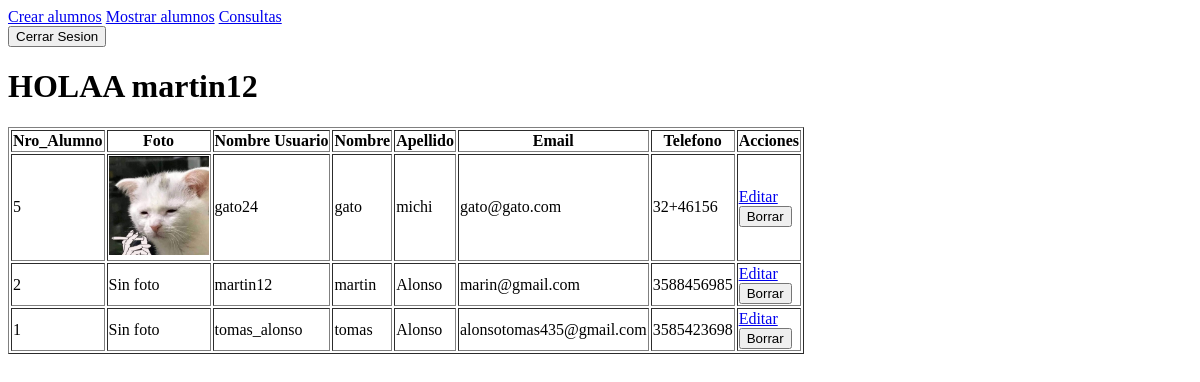
The page /alumno/ (signed in) on the database as committed earlier.
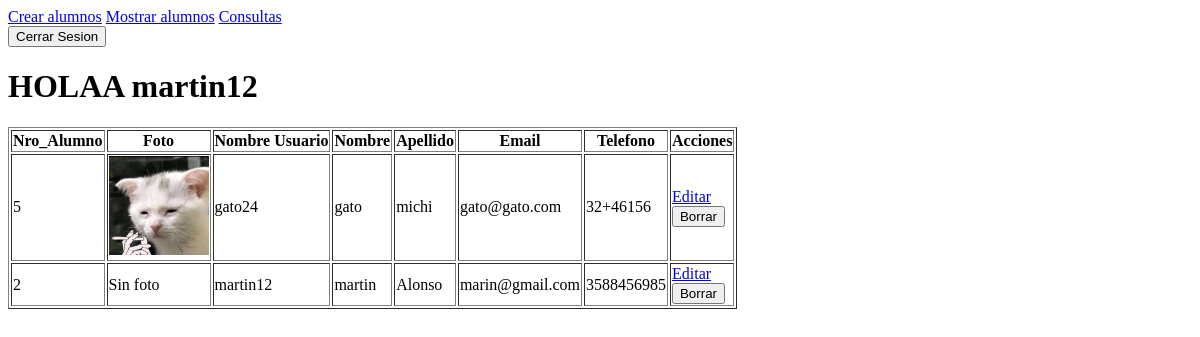
The same page on the database as committed later.
### alumnos/models.py (models this page shows, shortened)
class Alumno(models.Model):
    persona=models.OneToOneField(Persona, on_delete=models.CASCADE)
    nro_alumno = models.CharField(max_length=10)
    activo = models.BooleanField(default=True)

class Persona(models.Model):
    user = models.OneToOneField(User, on_delete=models.CASCADE)
    telefono = models.CharField(max_length=20)
    direccion = models.CharField(max_length=100)
    activo = models.BooleanField(default=True)
    imagen = models.ImageField(upload_to='card_image/', null=True, blank=True)

### alumnos/views.py (the view)
# urls.py: path("", views.get_alumnos, name="alumnos"),
@login_required
def get_alumnos(request):
    alumnos = Alumno.objects.filter(activo = True).order_by("-id")
    contexto = {"alumnos":alumnos}
    return render(request, "alumnos/alumnos.html", contexto)

### alumnos/templates/alumnos/alumnos.html (shortened to what this page needs)
{% extends 'alumnos/base.html'%}
{%block body%}
<h1>HOLAA {{user.username}}</h1>
    <table border="1">
    <thead>
        <tr>
            <th>Nro_Alumno</th>
            <th>Foto</th>
            <th>Nombre Usuario</th>
            <th>Nombre</th>
            <th>Apellido</th>
            <th>Email</th>
            <th>Telefono</th>
            <th>Acciones</th>
        </tr>
    </thead>
    <tbody>
        {% for alumno in alumnos %}
        <tr>
            <td>{{alumno.nro_alumno}}</td>
            <td>
                {% if alumno.persona.imagen %}
                    <img src="{{alumno.persona.imagen.url}}" alt="imagen {{alumno.persona.imagen}}" width="100px">
                {%else%}
                    Sin foto
                {% endif %}
            </td>
            <td>{{alumno.persona.user.username}}</td>
            <td>{{alumno.persona.user.first_name}}</td>
            <td>{{alumno.persona.user.last_name}}</td>
            <td>{{alumno.persona.user.email}}</td>
            <td>{{alumno.persona.telefono}}</td>
            <td>
                <a href="{%url 'editar_alumno' alumno.id %}">Editar</a>
                <form method="post"  action="{% url 'borrar_alumno' alumno.id %}">
                    <button type="submit">Borrar</button>
                </form>
            </td>
        </tr>
        {%  endfor %}
    </tbody>
    </table>
{%endblock%}

### alumnos/templates/alumnos/base.html (shortened to what this page needs)
{% load static %}
<!DOCTYPE html>
<html lang="es">
<head>
    <link rel="stylesheet" href="{% static 'alumnos/styles.css' %}">
</head>
<body>
    <nav class="nav flex ">
        {% if user.is_authenticated %}
        <div>
            <a href="{% url 'crear_alumno' %}">Crear alumnos</a>
            <a href="{% url 'mostrar_alumnos' %}">Mostrar alumnos</a>
            <a href="{% url 'mostrar_consultas' %}">Consultas</a>
        </div>
        <form method="POST" action="{% url 'logout'%}">
            <button type="submit">Cerrar Sesion</button>
        </form>
        {%else%}
        <a href="{% url 'inicio' %}">Inicio</a>
        <a href="{% url 'login' %}">Iniciar Sesion</a>
        <a href="{% url 'nueva_consulta' %}">Consultas</a>
        {%endif%}
    </nav>
    {% block body %}{% endblock %}
</body>
</html>

Rows that differ between the two databases and show on the page:
no longer on this page (row edited): Alumno: nro_alumno "1", shows "Sin foto", persona.user.username "tomas_alonso", persona.user.first_name "tomas", persona.user.last_name "Alonso", persona.user.email "alonsotomas435@gmail.com", persona.telefono "3585423698"
